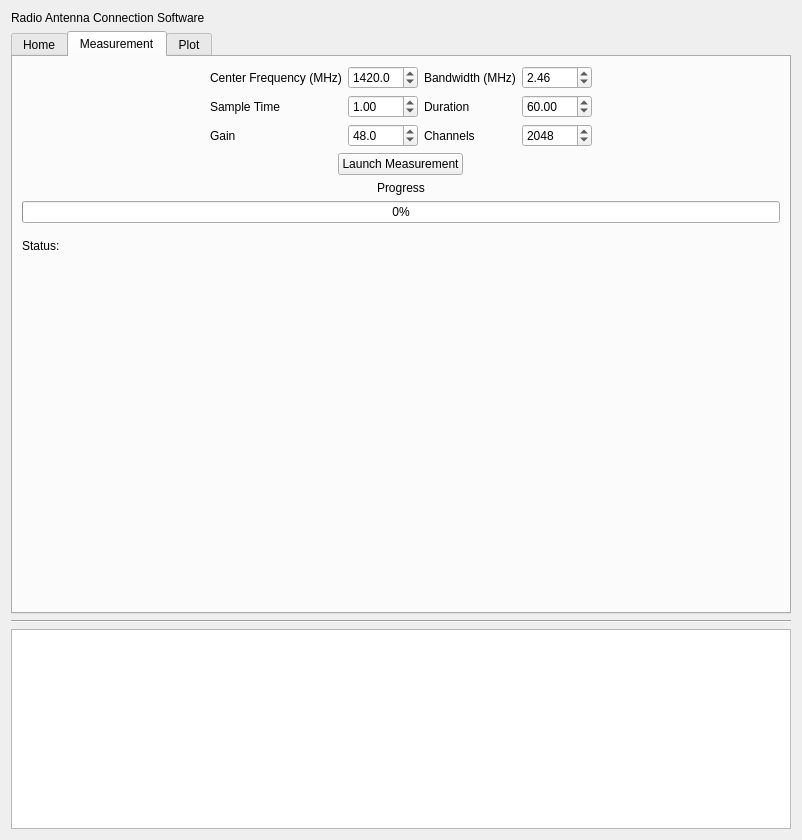
<?xml version="1.0" encoding="UTF-8"?>
<ui version="4.0">
 <class>Widget</class>
 <widget class="QWidget" name="Widget">
  <property name="geometry">
   <rect>
    <x>0</x>
    <y>0</y>
    <width>802</width>
    <height>840</height>
   </rect>
  </property>
  <property name="windowTitle">
   <string>Widget</string>
  </property>
  <layout class="QVBoxLayout" name="verticalLayout">
   <item>
    <widget class="QLabel" name="label">
     <property name="text">
      <string>Radio Antenna Connection Software </string>
     </property>
    </widget>
   </item>
   <item>
    <widget class="QTabWidget" name="tabWidget">
     <property name="currentIndex">
      <number>1</number>
     </property>
     <widget class="QWidget" name="tab_home">
      <attribute name="title">
       <string>Home</string>
      </attribute>
      <layout class="QVBoxLayout" name="verticalLayout_3">
       <item>
        <layout class="QHBoxLayout" name="horizontalLayout_2">
         <item>
          <widget class="QGraphicsView" name="graphicsView">
           <property name="minimumSize">
            <size>
             <width>400</width>
             <height>300</height>
            </size>
           </property>
          </widget>
         </item>
         <item>
          <widget class="Line" name="line_5">
           <property name="orientation">
            <enum>Qt::Vertical</enum>
           </property>
          </widget>
         </item>
         <item>
          <layout class="QGridLayout" name="gridLayout">
           <item row="1" column="0">
            <widget class="QLabel" name="label_4">
             <property name="text">
              <string>Ra/Dec</string>
             </property>
            </widget>
           </item>
           <item row="1" column="2">
            <widget class="QLabel" name="DecLabel">
             <property name="text">
              <string>TextLabel</string>
             </property>
            </widget>
           </item>
           <item row="1" column="1">
            <widget class="QLabel" name="RaLabel">
             <property name="text">
              <string>TextLabel</string>
             </property>
            </widget>
           </item>
           <item row="0" column="0">
            <widget class="QLabel" name="label_2">
             <property name="text">
              <string>Alt/Az</string>
             </property>
            </widget>
           </item>
           <item row="2" column="0">
            <widget class="QLabel" name="label_6">
             <property name="text">
              <string>Gal. Coords</string>
             </property>
            </widget>
           </item>
           <item row="0" column="1">
            <widget class="QLabel" name="AltLabel">
             <property name="text">
              <string>TextLabel</string>
             </property>
            </widget>
           </item>
           <item row="3" column="1">
            <spacer name="verticalSpacer">
             <property name="orientation">
              <enum>Qt::Vertical</enum>
             </property>
             <property name="sizeHint" stdset="0">
              <size>
               <width>20</width>
               <height>40</height>
              </size>
             </property>
            </spacer>
           </item>
           <item row="2" column="2">
            <widget class="QLabel" name="label_GalB">
             <property name="text">
              <string>TextLabel</string>
             </property>
            </widget>
           </item>
           <item row="2" column="1">
            <widget class="QLabel" name="label_GalL">
             <property name="text">
              <string>TextLabel</string>
             </property>
            </widget>
           </item>
           <item row="0" column="2">
            <widget class="QLabel" name="AzLabel">
             <property name="text">
              <string>TextLabel</string>
             </property>
            </widget>
           </item>
          </layout>
         </item>
        </layout>
       </item>
       <item>
        <layout class="QHBoxLayout" name="horizontalLayout_5">
         <property name="topMargin">
          <number>0</number>
         </property>
         <item>
          <widget class="QPushButton" name="pushButton_goHome">
           <property name="text">
            <string>Go Home</string>
           </property>
          </widget>
         </item>
         <item>
          <widget class="QPushButton" name="pushButton_Unknown">
           <property name="text">
            <string>Qu'est-ce qu'on met ici?</string>
           </property>
          </widget>
         </item>
        </layout>
       </item>
       <item>
        <widget class="Line" name="line_3">
         <property name="orientation">
          <enum>Qt::Horizontal</enum>
         </property>
        </widget>
       </item>
       <item>
        <layout class="QHBoxLayout" name="horizontalLayout_6">
         <property name="topMargin">
          <number>0</number>
         </property>
         <item>
          <widget class="QComboBox" name="comboBoxTracking">
           <item>
            <property name="text">
             <string>Ra/Dec</string>
            </property>
           </item>
           <item>
            <property name="text">
             <string>Galactic</string>
            </property>
           </item>
          </widget>
         </item>
         <item>
          <widget class="QLabel" name="LabelTrackingFirstCoord">
           <property name="sizePolicy">
            <sizepolicy hsizetype="Fixed" vsizetype="Preferred">
             <horstretch>0</horstretch>
             <verstretch>0</verstretch>
            </sizepolicy>
           </property>
           <property name="minimumSize">
            <size>
             <width>20</width>
             <height>0</height>
            </size>
           </property>
           <property name="text">
            <string>Ra</string>
           </property>
          </widget>
         </item>
         <item>
          <widget class="QDoubleSpinBox" name="doubleSpinBox_TrackFirstCoord">
           <property name="decimals">
            <number>3</number>
           </property>
           <property name="minimum">
            <double>-1000.000000000000000</double>
           </property>
           <property name="maximum">
            <double>1000.000000000000000</double>
           </property>
          </widget>
         </item>
         <item>
          <widget class="QLabel" name="LabelTrackingSecondCoord">
           <property name="sizePolicy">
            <sizepolicy hsizetype="Fixed" vsizetype="Preferred">
             <horstretch>0</horstretch>
             <verstretch>0</verstretch>
            </sizepolicy>
           </property>
           <property name="minimumSize">
            <size>
             <width>30</width>
             <height>0</height>
            </size>
           </property>
           <property name="text">
            <string>Dec</string>
           </property>
          </widget>
         </item>
         <item>
          <widget class="QDoubleSpinBox" name="doubleSpinBox_TrackSecondCoord">
           <property name="decimals">
            <number>3</number>
           </property>
           <property name="minimum">
            <double>-1000.000000000000000</double>
           </property>
           <property name="maximum">
            <double>1000.000000000000000</double>
           </property>
          </widget>
         </item>
         <item>
          <spacer name="horizontalSpacer_7">
           <property name="orientation">
            <enum>Qt::Horizontal</enum>
           </property>
           <property name="sizeType">
            <enum>QSizePolicy::Expanding</enum>
           </property>
           <property name="sizeHint" stdset="0">
            <size>
             <width>40</width>
             <height>20</height>
            </size>
           </property>
          </spacer>
         </item>
         <item>
          <widget class="QPushButton" name="pushButton_GoTo">
           <property name="text">
            <string>Go To</string>
           </property>
          </widget>
         </item>
         <item>
          <widget class="QCheckBox" name="checkBox_Tracking">
           <property name="text">
            <string>Tracking</string>
           </property>
          </widget>
         </item>
         <item>
          <widget class="Line" name="line_2">
           <property name="orientation">
            <enum>Qt::Vertical</enum>
           </property>
          </widget>
         </item>
         <item>
          <widget class="QPushButton" name="pushButton_StopTracking">
           <property name="enabled">
            <bool>false</bool>
           </property>
           <property name="text">
            <string>Stop Tracking</string>
           </property>
           <property name="checkable">
            <bool>false</bool>
           </property>
           <property name="flat">
            <bool>false</bool>
           </property>
          </widget>
         </item>
        </layout>
       </item>
       <item>
        <widget class="Line" name="line">
         <property name="orientation">
          <enum>Qt::Horizontal</enum>
         </property>
        </widget>
       </item>
       <item>
        <layout class="QVBoxLayout" name="verticalLayout_2">
         <property name="topMargin">
          <number>0</number>
         </property>
         <item>
          <layout class="QHBoxLayout" name="horizontalLayout">
           <property name="topMargin">
            <number>0</number>
           </property>
           <item>
            <spacer name="horizontalSpacer_2">
             <property name="orientation">
              <enum>Qt::Horizontal</enum>
             </property>
             <property name="sizeHint" stdset="0">
              <size>
               <width>40</width>
               <height>20</height>
              </size>
             </property>
            </spacer>
           </item>
           <item>
            <widget class="QPushButton" name="pushButton_Connect">
             <property name="sizePolicy">
              <sizepolicy hsizetype="Fixed" vsizetype="Fixed">
               <horstretch>0</horstretch>
               <verstretch>0</verstretch>
              </sizepolicy>
             </property>
             <property name="text">
              <string>Connect</string>
             </property>
            </widget>
           </item>
           <item>
            <widget class="QPushButton" name="pushButton_Disconnect">
             <property name="sizePolicy">
              <sizepolicy hsizetype="Fixed" vsizetype="Fixed">
               <horstretch>0</horstretch>
               <verstretch>0</verstretch>
              </sizepolicy>
             </property>
             <property name="text">
              <string>Disconnect</string>
             </property>
            </widget>
           </item>
           <item>
            <spacer name="horizontalSpacer_3">
             <property name="orientation">
              <enum>Qt::Horizontal</enum>
             </property>
             <property name="sizeHint" stdset="0">
              <size>
               <width>40</width>
               <height>20</height>
              </size>
             </property>
            </spacer>
           </item>
          </layout>
         </item>
         <item>
          <layout class="QHBoxLayout" name="horizontalLayout_4">
           <property name="topMargin">
            <number>0</number>
           </property>
           <item>
            <spacer name="horizontalSpacer">
             <property name="orientation">
              <enum>Qt::Horizontal</enum>
             </property>
             <property name="sizeHint" stdset="0">
              <size>
               <width>40</width>
               <height>20</height>
              </size>
             </property>
            </spacer>
           </item>
           <item>
            <widget class="QLabel" name="ConnectedLabel">
             <property name="sizePolicy">
              <sizepolicy hsizetype="Preferred" vsizetype="Fixed">
               <horstretch>0</horstretch>
               <verstretch>0</verstretch>
              </sizepolicy>
             </property>
             <property name="text">
              <string>Connected to []</string>
             </property>
            </widget>
           </item>
           <item>
            <spacer name="horizontalSpacer_4">
             <property name="orientation">
              <enum>Qt::Horizontal</enum>
             </property>
             <property name="sizeHint" stdset="0">
              <size>
               <width>40</width>
               <height>20</height>
              </size>
             </property>
            </spacer>
           </item>
          </layout>
         </item>
        </layout>
       </item>
      </layout>
     </widget>
     <widget class="QWidget" name="tab_measure">
      <attribute name="title">
       <string>Measurement</string>
      </attribute>
      <layout class="QVBoxLayout" name="verticalLayout_4">
       <item>
        <layout class="QGridLayout" name="gridLayout_2">
         <property name="sizeConstraint">
          <enum>QLayout::SetMinimumSize</enum>
         </property>
         <item row="0" column="0">
          <spacer name="horizontalSpacer_6">
           <property name="orientation">
            <enum>Qt::Horizontal</enum>
           </property>
           <property name="sizeHint" stdset="0">
            <size>
             <width>40</width>
             <height>20</height>
            </size>
           </property>
          </spacer>
         </item>
         <item row="0" column="1">
          <widget class="QLabel" name="label_3">
           <property name="minimumSize">
            <size>
             <width>0</width>
             <height>21</height>
            </size>
           </property>
           <property name="maximumSize">
            <size>
             <width>100000</width>
             <height>16777215</height>
            </size>
           </property>
           <property name="text">
            <string>Center Frequency (MHz)</string>
           </property>
          </widget>
         </item>
         <item row="0" column="3">
          <widget class="QLabel" name="label_5">
           <property name="minimumSize">
            <size>
             <width>0</width>
             <height>21</height>
            </size>
           </property>
           <property name="maximumSize">
            <size>
             <width>10000</width>
             <height>16777215</height>
            </size>
           </property>
           <property name="text">
            <string>Bandwidth (MHz)</string>
           </property>
          </widget>
         </item>
         <item row="1" column="3">
          <widget class="QLabel" name="label_8">
           <property name="maximumSize">
            <size>
             <width>10000</width>
             <height>16777215</height>
            </size>
           </property>
           <property name="text">
            <string>Duration</string>
           </property>
          </widget>
         </item>
         <item row="1" column="4">
          <widget class="QDoubleSpinBox" name="doubleSpinBox_duration">
           <property name="maximumSize">
            <size>
             <width>70</width>
             <height>16777215</height>
            </size>
           </property>
           <property name="maximum">
            <double>3600.000000000000000</double>
           </property>
           <property name="value">
            <double>60.000000000000000</double>
           </property>
          </widget>
         </item>
         <item row="1" column="2">
          <widget class="QDoubleSpinBox" name="doubleSpinBox_tsample">
           <property name="maximumSize">
            <size>
             <width>70</width>
             <height>16777215</height>
            </size>
           </property>
           <property name="maximum">
            <double>3600.000000000000000</double>
           </property>
           <property name="value">
            <double>1.000000000000000</double>
           </property>
          </widget>
         </item>
         <item row="0" column="4">
          <widget class="QDoubleSpinBox" name="doubleSpinBox_Bandwidth">
           <property name="minimumSize">
            <size>
             <width>0</width>
             <height>21</height>
            </size>
           </property>
           <property name="maximumSize">
            <size>
             <width>70</width>
             <height>16777215</height>
            </size>
           </property>
           <property name="decimals">
            <number>2</number>
           </property>
           <property name="value">
            <double>2.460000000000000</double>
           </property>
          </widget>
         </item>
         <item row="0" column="5">
          <spacer name="horizontalSpacer_5">
           <property name="orientation">
            <enum>Qt::Horizontal</enum>
           </property>
           <property name="sizeHint" stdset="0">
            <size>
             <width>40</width>
             <height>20</height>
            </size>
           </property>
          </spacer>
         </item>
         <item row="1" column="1">
          <widget class="QLabel" name="label_7">
           <property name="maximumSize">
            <size>
             <width>10000</width>
             <height>16777215</height>
            </size>
           </property>
           <property name="text">
            <string>Sample Time</string>
           </property>
          </widget>
         </item>
         <item row="2" column="3">
          <widget class="QLabel" name="label_10">
           <property name="maximumSize">
            <size>
             <width>10000</width>
             <height>16777215</height>
            </size>
           </property>
           <property name="text">
            <string>Channels</string>
           </property>
          </widget>
         </item>
         <item row="2" column="1">
          <widget class="QLabel" name="label_9">
           <property name="maximumSize">
            <size>
             <width>10000</width>
             <height>16777215</height>
            </size>
           </property>
           <property name="text">
            <string>Gain</string>
           </property>
          </widget>
         </item>
         <item row="2" column="2">
          <widget class="QDoubleSpinBox" name="doubleSpinBox_gain">
           <property name="maximumSize">
            <size>
             <width>70</width>
             <height>16777215</height>
            </size>
           </property>
           <property name="decimals">
            <number>1</number>
           </property>
           <property name="value">
            <double>48.000000000000000</double>
           </property>
          </widget>
         </item>
         <item row="2" column="4">
          <widget class="QSpinBox" name="spinBox_channels">
           <property name="maximumSize">
            <size>
             <width>70</width>
             <height>16777215</height>
            </size>
           </property>
           <property name="maximum">
            <number>4096</number>
           </property>
           <property name="singleStep">
            <number>16</number>
           </property>
           <property name="value">
            <number>2048</number>
           </property>
          </widget>
         </item>
         <item row="0" column="2">
          <widget class="QDoubleSpinBox" name="doubleSpinBox_centerFreq">
           <property name="minimumSize">
            <size>
             <width>0</width>
             <height>21</height>
            </size>
           </property>
           <property name="maximumSize">
            <size>
             <width>70</width>
             <height>16777215</height>
            </size>
           </property>
           <property name="decimals">
            <number>1</number>
           </property>
           <property name="maximum">
            <double>2000.000000000000000</double>
           </property>
           <property name="value">
            <double>1420.000000000000000</double>
           </property>
          </widget>
         </item>
        </layout>
       </item>
       <item alignment="Qt::AlignHCenter">
        <widget class="QPushButton" name="pushButton_LaunchMeasurement">
         <property name="text">
          <string>Launch Measurement</string>
         </property>
        </widget>
       </item>
       <item alignment="Qt::AlignHCenter">
        <widget class="QLabel" name="label_17">
         <property name="text">
          <string>Progress</string>
         </property>
        </widget>
       </item>
       <item>
        <widget class="QProgressBar" name="progressBar_measurement">
         <property name="value">
          <number>0</number>
         </property>
        </widget>
       </item>
       <item>
        <layout class="QHBoxLayout" name="horizontalLayout_8">
         <property name="topMargin">
          <number>10</number>
         </property>
         <item>
          <widget class="QLabel" name="label_18">
           <property name="sizePolicy">
            <sizepolicy hsizetype="Minimum" vsizetype="Preferred">
             <horstretch>0</horstretch>
             <verstretch>0</verstretch>
            </sizepolicy>
           </property>
           <property name="text">
            <string>Status:</string>
           </property>
          </widget>
         </item>
         <item>
          <widget class="QLabel" name="label_MeasureStatus">
           <property name="sizePolicy">
            <sizepolicy hsizetype="Expanding" vsizetype="Preferred">
             <horstretch>0</horstretch>
             <verstretch>0</verstretch>
            </sizepolicy>
           </property>
           <property name="text">
            <string/>
           </property>
          </widget>
         </item>
        </layout>
       </item>
       <item>
        <spacer name="verticalSpacer_2">
         <property name="orientation">
          <enum>Qt::Vertical</enum>
         </property>
         <property name="sizeHint" stdset="0">
          <size>
           <width>20</width>
           <height>40</height>
          </size>
         </property>
        </spacer>
       </item>
      </layout>
     </widget>
     <widget class="QWidget" name="tab_plot">
      <attribute name="title">
       <string>Plot</string>
      </attribute>
      <layout class="QVBoxLayout" name="verticalLayout_5">
       <item>
        <layout class="QHBoxLayout" name="horizontalLayout_3">
         <item>
          <widget class="QLabel" name="label_11">
           <property name="sizePolicy">
            <sizepolicy hsizetype="Fixed" vsizetype="Preferred">
             <horstretch>0</horstretch>
             <verstretch>0</verstretch>
            </sizepolicy>
           </property>
           <property name="minimumSize">
            <size>
             <width>110</width>
             <height>0</height>
            </size>
           </property>
           <property name="text">
            <string>Calibration File</string>
           </property>
          </widget>
         </item>
         <item>
          <widget class="QLineEdit" name="lineEdit_CalibFile">
           <property name="readOnly">
            <bool>true</bool>
           </property>
          </widget>
         </item>
         <item>
          <widget class="QPushButton" name="pushButton_browseCalib">
           <property name="text">
            <string>Browse...</string>
           </property>
          </widget>
         </item>
        </layout>
       </item>
       <item>
        <layout class="QHBoxLayout" name="horizontalLayout_7">
         <item>
          <widget class="QLabel" name="label_16">
           <property name="sizePolicy">
            <sizepolicy hsizetype="Fixed" vsizetype="Preferred">
             <horstretch>0</horstretch>
             <verstretch>0</verstretch>
            </sizepolicy>
           </property>
           <property name="minimumSize">
            <size>
             <width>110</width>
             <height>0</height>
            </size>
           </property>
           <property name="text">
            <string>Measurement File</string>
           </property>
          </widget>
         </item>
         <item>
          <widget class="QLineEdit" name="lineEdit_MeasureFile">
           <property name="readOnly">
            <bool>true</bool>
           </property>
          </widget>
         </item>
         <item>
          <widget class="QPushButton" name="pushButton_browseMeasureFile">
           <property name="text">
            <string>Browse...</string>
           </property>
          </widget>
         </item>
        </layout>
       </item>
       <item>
        <widget class="Line" name="line_6">
         <property name="orientation">
          <enum>Qt::Horizontal</enum>
         </property>
        </widget>
       </item>
       <item alignment="Qt::AlignHCenter">
        <widget class="QPushButton" name="pushButton_Plot">
         <property name="text">
          <string>Plot</string>
         </property>
        </widget>
       </item>
       <item>
        <layout class="QGridLayout" name="gridLayout_3">
         <property name="topMargin">
          <number>0</number>
         </property>
         <item row="3" column="0">
          <widget class="QGraphicsView" name="graphicsView_4"/>
         </item>
         <item row="1" column="1">
          <widget class="QGraphicsView" name="graphicsView_3"/>
         </item>
         <item row="1" column="0">
          <widget class="QGraphicsView" name="graphicsView_2"/>
         </item>
         <item row="0" column="0" alignment="Qt::AlignHCenter">
          <widget class="QLabel" name="label_12">
           <property name="text">
            <string>Average Spectrum</string>
           </property>
          </widget>
         </item>
         <item row="3" column="1">
          <widget class="QGraphicsView" name="graphicsView_5"/>
         </item>
         <item row="0" column="1" alignment="Qt::AlignHCenter">
          <widget class="QLabel" name="label_13">
           <property name="text">
            <string>Calibrated Average Spectrum</string>
           </property>
          </widget>
         </item>
         <item row="2" column="0" alignment="Qt::AlignHCenter">
          <widget class="QLabel" name="label_14">
           <property name="text">
            <string>Dynamic Spectrum (Waterfall)</string>
           </property>
          </widget>
         </item>
         <item row="2" column="1" alignment="Qt::AlignHCenter">
          <widget class="QLabel" name="label_15">
           <property name="text">
            <string>TextLabel</string>
           </property>
          </widget>
         </item>
        </layout>
       </item>
      </layout>
     </widget>
    </widget>
   </item>
   <item>
    <widget class="Line" name="line_4">
     <property name="orientation">
      <enum>Qt::Horizontal</enum>
     </property>
    </widget>
   </item>
   <item>
    <widget class="QTextBrowser" name="textBrowser_log">
     <property name="sizePolicy">
      <sizepolicy hsizetype="Expanding" vsizetype="Fixed">
       <horstretch>0</horstretch>
       <verstretch>0</verstretch>
      </sizepolicy>
     </property>
     <property name="minimumSize">
      <size>
       <width>0</width>
       <height>200</height>
      </size>
     </property>
    </widget>
   </item>
  </layout>
 </widget>
 <resources/>
 <connections/>
</ui>
